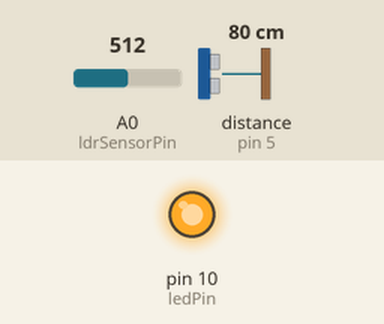
Bench run of a sketch on a simulated Arduino Uno, built with avr-gcc and run on an emulated ATmega328P. On the bench: output pins drawn as LEDs (lit = HIGH). Inputs (shaded band) come from the test bench; at power-on: distance to the obstacle (sensor on pin 5) 80 cm, A0 (ldrSensorPin) = 512. The echo pulse lasts 58.3 µs per cm; what the sketch prints to the serial monitor is not drawn.

Above: at 1.3 s.
1.4 s: distance to the obstacle (sensor on pin 5) set to 98 cm
2.9 s: distance to the obstacle (sensor on pin 5) set to 104 cm
At 3.8 s:
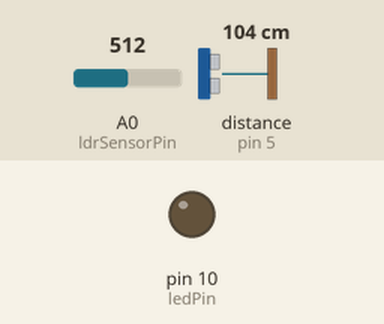
4.5 s: distance to the obstacle (sensor on pin 5) set to 2 cm
At 5.5 s:
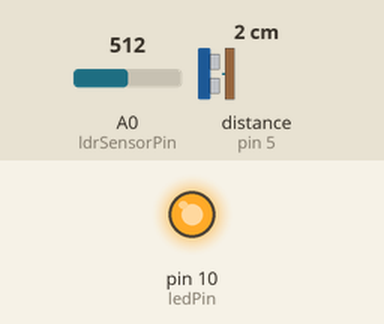
6.0 s: distance to the obstacle (sensor on pin 5) set to 120 cm
At 7.0 s:
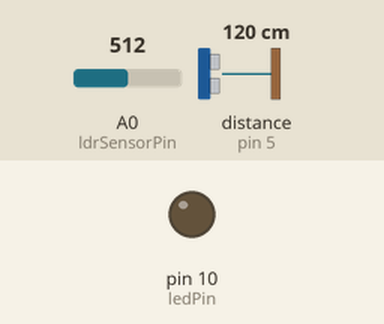
Timing chart, 0 to 8.5 s (numbered marks = the images above; inputs shaded):
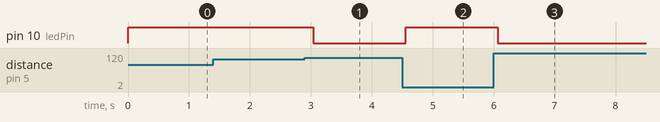

Measured:
- the behaviour switches between 100 and 101 cm on distance to the obstacle (sensor on pin 5) (found by bisection; images 0 and 1)
- after the input at 1.4 s, every drawn part: stays the same
- after the input at 2.9 s, pin 10 (ledPin): HIGH → LOW after 0.14 s
- after the input at 4.5 s, pin 10 (ledPin): LOW → HIGH after 0.06 s
- after the input at 6.0 s, pin 10 (ledPin): HIGH → LOW after 0.07 s

The sketch:

ultrasonic_and_ldr_sensor.ino
```cpp
#include <Ultrasonic.h>

int triggerPin = 3;
int echoPin = 5;

int ledPin = 10;

int ldrSensorPin = A0; // Pin where the LDR sensor is connected
int ldrDivisorValue = 900; // If the LDR value is higher than that value, it sends one signal through
int ultrasonicDivisorValue = 100; // If the distance is higher than that value, it sends one signal through serial, otherwise, sends another

float centimeters_distance;
char current_mode;

Ultrasonic ultrasonic(triggerPin, echoPin);

void setup()
{
  Serial.begin(9600);
  pinMode(ledPin, OUTPUT);
}

void loop()
{
  current_mode = get_current_mode();

  if (current_mode == 'S')
  {
    digitalWrite(ledPin, HIGH);
  }
  else{
    digitalWrite(ledPin, LOW);
  }
  Serial.print(current_mode);
  delay(500);
}

char get_current_mode(){
  int sensorValue = analogRead(ldrSensorPin);  // Reads the value from the LDR sensor
  //Serial.println(sensorValue);
  if (sensorValue > ldrDivisorValue)
  {
    return 'S';
  }

  centimeters_distance = ultrasonic.read();

  if (centimeters_distance > ultrasonicDivisorValue)
  {
    return 'N';
  }
  else
  {
    return 'S';
  }
}
```
